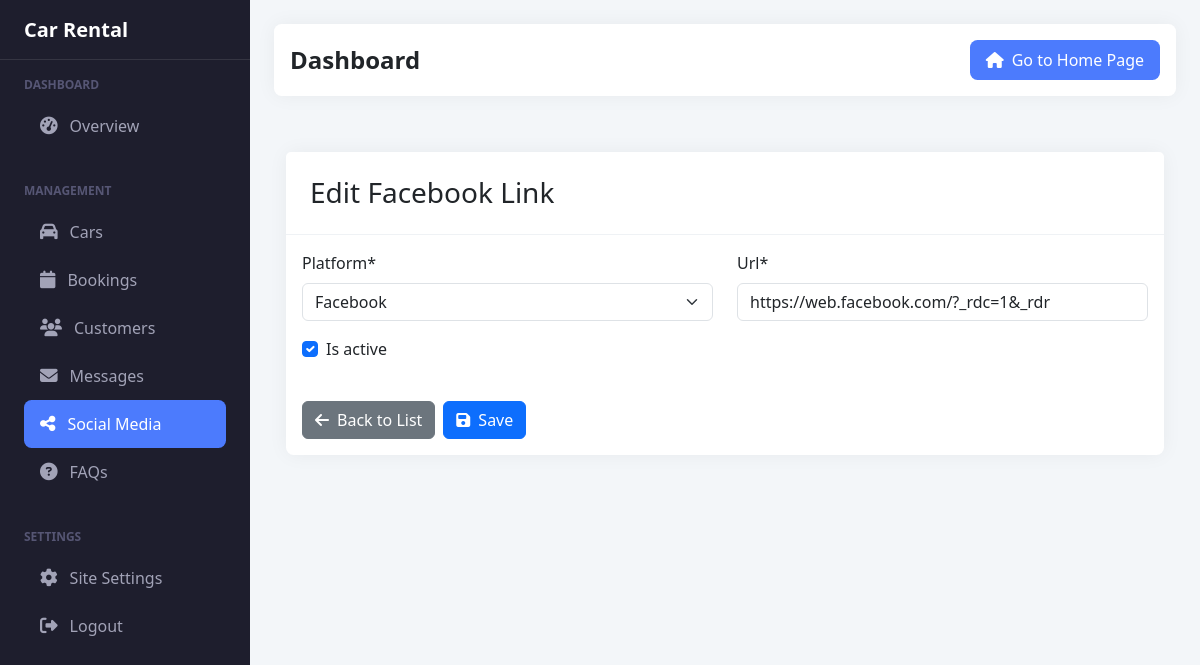
The page /dashboard/social-media/1/edit/ (signed in) on the database its author committed.
### rentals/models.py (models this page shows, shortened)
class SocialMedia(models.Model):
    PLATFORM_CHOICES = [
        ('facebook', 'Facebook'),
        ('instagram', 'Instagram'),
        ('twitter', 'Twitter'),
        ('linkedin', 'LinkedIn'),
        ('youtube', 'YouTube'),
        ('pinterest', 'Pinterest'),
        ('tiktok', 'TikTok'),
    ]
    platform = models.CharField(max_length=20, choices=PLATFORM_CHOICES)
    url = models.URLField()
    is_active = models.BooleanField(default=True)
    class Meta:
        verbose_name = 'Social Media Link'
        verbose_name_plural = 'Social Media Links'

### rentals/views.py (the view)
# urls.py: path('dashboard/social-media/<int:pk>/edit/', views.admin_edit_social_media, name='admin_edit_social_media'),
@login_required
def admin_edit_social_media(request, pk):
    if not request.user.is_staff:
        return redirect('home')
    social_link = get_object_or_404(SocialMedia, pk=pk)
    if request.method == 'POST':
        form = SocialMediaForm(request.POST, instance=social_link)
        if form.is_valid():
            form.save()
            messages.success(request, f'{social_link.get_platform_display()} link updated successfully!')
            return redirect('admin_social_media_list')
    else:
        form = SocialMediaForm(instance=social_link)
    context = {
        'form': form,
        'social_link': social_link,
        'title': f'Edit {social_link.get_platform_display()} Link',
        'section': 'social_media'
    }
    return render(request, 'rentals/admin/social_media_form.html', context)

### rentals/forms.py
class SocialMediaForm(forms.ModelForm):
    class Meta:
        model = SocialMedia
        fields = ['platform', 'url', 'is_active']
        widgets = {
            'url': forms.URLInput(attrs={'placeholder': 'https://...', 'class': 'form-control'}),
        }

### rentals/context_processors.py (called while the page is built)
def site_settings(request):
    return {
        'site_settings': SiteSettings.get_settings()
    }

def social_media_links(request):
    return {
        'social_media_links': SocialMedia.objects.filter(is_active=True)
    }

def faqs(request):
    return {
        'global_faqs': FAQ.objects.filter(is_active=True).order_by('order', 'id')[:5]
    }

### rentals/models.py (called while the page is built)
    @classmethod
    def get_settings(cls):
        return cls.objects.first() or cls.objects.create()

### templates/rentals/admin/social_media_form.html (shortened to what this page needs)
{% extends 'rentals/admin/base.html' %}
{% load static %}
{% load crispy_forms_tags %}
{% block content %}
<div class="container-fluid py-4">
    <div class="row">
        <div class="col-12">
            <div class="card">
                <div class="card-header">
                    <h3 class="card-title mb-0">{{ title }}</h3>
                </div>
                <div class="card-body">
                    <form method="post">
                        <div class="row">
                            <div class="col-md-6">
                                {{ form.platform|as_crispy_field }}
                            </div>
                            <div class="col-md-6">
                                {{ form.url|as_crispy_field }}
                            </div>
                            <div class="col-md-6">
                                {{ form.is_active|as_crispy_field }}
                            </div>
                        </div>
                        <div class="mt-4 d-flex gap-2">
                            <a href="{% url 'admin_social_media_list' %}" class="btn btn-secondary">
                                <i class="fas fa-arrow-left me-2"></i>Back to List
                            </a>
                            <button type="submit" class="btn btn-primary">
                                <i class="fas fa-save me-2"></i>Save
                            </button>
                        </div>
                    </form>
                </div>
            </div>
        </div>
    </div>
</div>
{% endblock %}

### templates/rentals/admin/base.html (style rules this page uses)
:root { --sidebar-width: 250px; --header-height: 60px; --primary-color: #4C7BFD; --sidebar-bg: #1E1E2D; --sidebar-color: #A2A3B7; --sidebar-hover: #2A2A3C; }
body { min-height: 100vh; background-color: #F3F6F9; }
.card { border: none; border-radius: 0.475rem; box-shadow: 0 0 20px rgba(0,0,0,0.05); }
.card-header { background: white; border-bottom: 1px solid #EFF2F5; padding: 1.5rem; }

### rows shown on the page
SocialMedia: platform "Facebook", url "https://web.facebook.com/?_rdc=1&_rdr", is_active "☑"

### other values the page prints
{{ site_settings.site_name|default:"Car Rental" }} "Car Rental"
{{ title }} "Edit Facebook Link"
